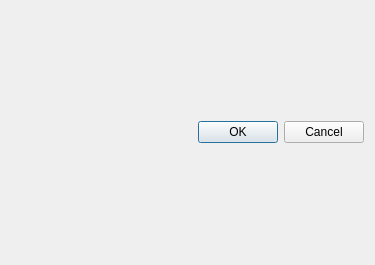
<?xml version="1.0" encoding="UTF-8"?>
<ui version="4.0">
 <class>ParameterDialog</class>
 <widget class="QDialog" name="ParameterDialog">
  <property name="geometry">
   <rect>
    <x>0</x>
    <y>0</y>
    <width>375</width>
    <height>265</height>
   </rect>
  </property>
  <property name="windowTitle">
   <string>Parameter einstellen</string>
  </property>
  <layout class="QVBoxLayout" name="verticalLayout">
   <item>
    <layout class="QVBoxLayout" name="base_layout"/>
   </item>
   <item>
    <widget class="QDialogButtonBox" name="button_box">
     <property name="orientation">
      <enum>Qt::Horizontal</enum>
     </property>
     <property name="standardButtons">
      <set>QDialogButtonBox::Cancel|QDialogButtonBox::Ok</set>
     </property>
    </widget>
   </item>
  </layout>
 </widget>
 <resources/>
 <connections>
  <connection>
   <sender>button_box</sender>
   <signal>accepted()</signal>
   <receiver>ParameterDialog</receiver>
   <slot>accept()</slot>
   <hints>
    <hint type="sourcelabel">
     <x>248</x>
     <y>254</y>
    </hint>
    <hint type="destinationlabel">
     <x>157</x>
     <y>274</y>
    </hint>
   </hints>
  </connection>
  <connection>
   <sender>button_box</sender>
   <signal>rejected()</signal>
   <receiver>ParameterDialog</receiver>
   <slot>reject()</slot>
   <hints>
    <hint type="sourcelabel">
     <x>316</x>
     <y>260</y>
    </hint>
    <hint type="destinationlabel">
     <x>286</x>
     <y>274</y>
    </hint>
   </hints>
  </connection>
 </connections>
</ui>
